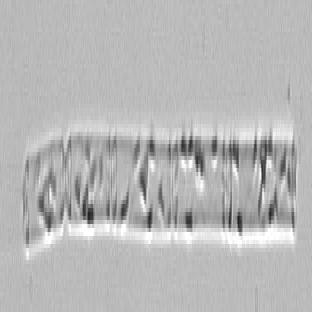
#> input picture UnSeenVision/SpeciesSAM-2/train/Cerataulina_41_png.rf.be8e4f525adc1008643d2904512cc89c.jpg, 312 x 312 px, found by its file name
$ python Testing.py   (older library calls are emulated)
#> lines starting #> are read from the running program, lines starting #| are printed output that depends on the picture; after the words box and inside, x2 and y2 are one past the last pixel; in counts of white or black regions, pixels touching at a corner belong together
### ClassicML/microvision/imagePreprocessingPipline/grayScaleConverstion.py
from PIL import Image
import numpy as np
import matplotlib.pyplot as plt


class PCAGrayscaleConverter:
    """
    A converter that transforms an RGB image into a grayscale image
    using the principal component corresponding to the highest eigenvalue.
    """

    def __init__(self, image_path: str):
        """
        Initializes the converter by loading the image and creating
        the corresponding numpy matrix.

        Parameters
        ----------
        image_path : str
            Path to the RGB image file.
        """
        self.image_path = image_path
        self.rgb_img = Image.open(image_path)
#> self.rgb_img is the input picture: PIL image 312x312 RGB; min 29, max 255, mean 183.9
        self.img_mat = np.array(self.rgb_img)

    def _flatten_image(self) -> np.ndarray:
        """
        Flattens the RGB image into a 2D matrix where each row represents
        a pixel and each column represents a channel.

        Returns
        -------
        np.ndarray
            Flattened image matrix with shape (num_pixels, num_channels).
        """
        return np.reshape(
            self.img_mat,
            (self.img_mat.shape[0] * self.img_mat.shape[1], -1),
            order='C'
        )

    def _compute_pca_components(self, vect_mat: np.ndarray):
        """
        Computes the PCA components of the flattened image through eigen decomposition.

        Parameters
        ----------
        vect_mat : np.ndarray
            Flattened image matrix.

        Returns
        -------
        tuple
            A tuple containing (alpha, beta, gamma) which are the normalized
            principal component weights.
        """
        mean_vals = np.mean(vect_mat, axis=0)
#> mean_vals = [183.9, 183.9, 183.9]
        cen_mat = vect_mat - mean_vals
        cov_mat = (cen_mat.T @ cen_mat) / vect_mat.shape[0]
#> cov_mat = [[540.5, 540.5, 540.5], [540.5, 540.5, 540.5], [540.5, 540.5, 540.5]]

        eig_val, eig_vec = np.linalg.eig(cov_mat)
#> eig_val = [1621.6, -3.84e-14, -8.95e-31]; eig_vec = [[0.577, -0.633, -8.61e-17], [0.577, 0.763, 0.707], [0.577, -0.13, -0.707]]
        max_idx = np.argmax(eig_val)
#> max_idx = 0
        principal_vector = eig_vec[:, max_idx]
#> principal_vector = [0.577, 0.577, 0.577]
        alpha, beta, gamma = (principal_vector / principal_vector.sum()).tolist()
#> alpha = 0.333; beta = 0.333; gamma = 0.333
        return alpha, beta, gamma

    def convert_to_grayscale(self) -> np.ndarray:
        """
        Converts the RGB image into grayscale using PCA-based projection.

        Returns
        -------
        np.ndarray
            Grayscale image matrix.
        """
        vect_mat = self._flatten_image()
        alpha, beta, gamma = self._compute_pca_components(vect_mat)
#> alpha = 0.333; beta = 0.333; gamma = 0.333
        grayscale_mat = (
            alpha * self.img_mat[:, :, 0] +
            beta * self.img_mat[:, :, 1] +
            gamma * self.img_mat[:, :, 2]
        )
        return grayscale_mat

    # [9 lines left out: function show, not called in this run]

### ClassicML/microvision/imagePreprocessingPipline/contrastEnhancement.py
import numpy as np
import cv2
import matplotlib.pyplot as plt


class CLAHEEnhancer:
    """
    Applies CLAHE (Contrast Limited Adaptive Histogram Equalization)
    to an image. Accepts either a grayscale NumPy array or an image path.
    """

    def __init__(self, image=None, grayscale_mat=None):
        """
        Initializes the CLAHE enhancer.

        Parameters
        ----------
        image : str, optional
            File path to an image.

        grayscale_mat : np.ndarray, optional
            A grayscale image matrix (2D array).
        """
        self.image_path = image
        self.grayscale_mat = grayscale_mat

    def _load_image(self):
        """
        Loads and returns an RGB image.

        Returns
        -------
        np.ndarray
            RGB image matrix.
        """
        if self.image_path is not None:
            img = cv2.imread(self.image_path)
            return cv2.cvtColor(img, cv2.COLOR_BGR2RGB)
        return cv2.cvtColor(self.grayscale_mat.astype(np.uint8), cv2.COLOR_GRAY2RGB)

    def split_lab(self):
        """
        Converts the image to LAB color space and splits its channels.

        Returns
        -------
        tuple
            L, A, B channels from LAB image.
        """
        img = self._load_image()
        lab = cv2.cvtColor(img, cv2.COLOR_RGB2LAB)
#> lab: shape (312, 312, 3); mean of channels 0, 1, 2 190.6, 128, 128
        return cv2.split(lab)

    def apply_clahe(self, clip_limit=5.0, tile_grid_size=(12, 12)):
        """
        Applies CLAHE to the L channel of the LAB image.

        Parameters
        ----------
        clip_limit : float, optional
            Threshold for contrast limiting.

        tile_grid_size : tuple, optional
            Size of grid for histogram equalization.

        Returns
        -------
        np.ndarray
            LAB image with enhanced L channel.
        """
        l, a, b = self.split_lab()
#> a: shape (312, 312); every value is 128
        clahe = cv2.createCLAHE(clipLimit=clip_limit, tileGridSize=tile_grid_size)
        enhanced_l = clahe.apply(l)
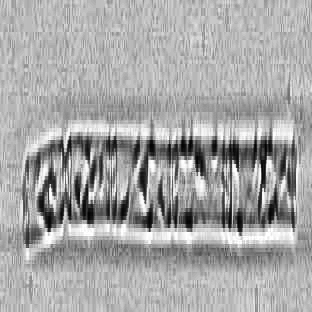
#> enhanced_l: shape (312, 312); min 2, max 255, mean 166.8
        return cv2.merge((enhanced_l, a, b))
#> returned value: shape (312, 312, 3); mean of channels 0, 1, 2 166.8, 128, 128

    def convert_to_rgb(self):
        """
        Converts the CLAHE-enhanced LAB image back to RGB.

        Returns
        -------
        np.ndarray
            CLAHE-enhanced RGB image.
        """
        lab_enhanced = self.apply_clahe()
        return cv2.cvtColor(lab_enhanced, cv2.COLOR_LAB2RGB)

    # [19 lines left out: function show, not called in this run]

### ClassicML/microvision/imagePreprocessingPipline/gaussianBlur.py
import cv2
import numpy as np

class GaussianBlurEnhancer:
    """
    Applies random Gaussian noise and Gaussian blur to an image.
    Can work with a file path or a preloaded NumPy array.
    Internally processes images in float32 and converts to uint8 for display.
    """

    def __init__(self, image_path=None, image_array=None, randomness=42):
        """
        Initializes the enhancer.

        Parameters
        ----------
        image_path : str, optional
            Path to the input image file.
        image_array : np.ndarray, optional
            Preloaded image array (H, W, 1 or 3 channels).
        randomness : int, optional
            Seed for random noise generation.
        """
#> called with randomness = 42
        self.image_path = image_path
        self.image_array = image_array
        self.randomness = randomness
        np.random.seed(randomness)
        self.img = self._load_image().astype(np.float32)

        if len(self.img.shape) == 2:
            self.img = np.stack([self.img]*3, axis=-1)

    def _load_image(self):
        """
        Loads the image as a NumPy array.

        Returns
        -------
        np.ndarray
            Image array.
        """
        if self.image_array is not None:
            return self.image_array
        elif self.image_path is not None:
            img = cv2.imread(self.image_path)
            if img is None:
                raise FileNotFoundError(f"Image not found: {self.image_path}")
            return img
        else:
            raise ValueError("Either image_path or image_array must be provided.")

    def add_noise(self, mean=0, std=20):
        """
        Adds random Gaussian noise to the image.

        Parameters
        ----------
        mean : int or float, optional
            Mean of the Gaussian noise.
        std : int or float, optional
            Standard deviation of the Gaussian noise.

        Returns
        -------
        np.ndarray
            Image with added noise (float32).
        """
#> called with mean = 0, std = 20
        noise = np.random.normal(mean, std, self.img.shape).astype(np.float32)
        noisy_img = self.img + noise
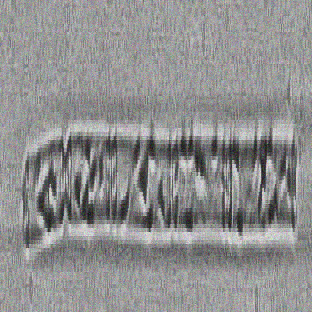
#> noisy_img: shape (312, 312, 3) float32; mean of channels 0, 1, 2 160.1, 160.1, 160.2; drawn with min black and max white
        return noisy_img

    def apply_blur(self, kernel_size=(15, 15), sigma=0):
        """
        Applies Gaussian blur to the noisy image.

        Parameters
        ----------
        kernel_size : tuple, optional
            Size of the Gaussian kernel.
        sigma : int, optional
            Standard deviation of the Gaussian kernel. If 0, it is calculated automatically.

        Returns
        -------
        np.ndarray
            Blurred image as uint8.
        """
        noisy_img = self.add_noise()
        blurred_img = cv2.GaussianBlur(noisy_img, kernel_size, sigma)
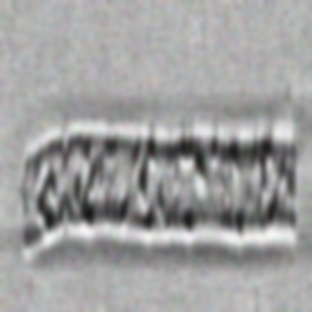
#> blurred_img: shape (312, 312, 3) float32; mean of channels 0, 1, 2 160.1, 160.1, 160.2; drawn as B, G, R
        blurred_img_uint8 = np.clip(blurred_img, 0, 255).astype(np.uint8)
        return blurred_img_uint8

    # [25 lines left out: functions show, save, not called in this run]

### ClassicML/microvision/contourEdgeDetection/contourDetection.py
import cv2
import numpy as np
import scipy
import mahotas


class ContourDetector:
    """
    Detect and compute contour geometry + 131 micro-image descriptors.
    """

    def __init__(self, image: np.ndarray, min_area=200):
        self.min_area = min_area

        # ensure BGR format
        if len(image.shape) == 2:
            self.orig_img = cv2.cvtColor(image, cv2.COLOR_GRAY2BGR)
        else:
            self.orig_img = image.copy()

        self.img = cv2.cvtColor(self.orig_img, cv2.COLOR_BGR2GRAY)
        self._ensure_binary()

    def _ensure_binary(self):
        """Convert grayscale -> binary using Otsu only when required."""
        unique_vals = np.unique(self.img)

        if set(unique_vals).issubset({0, 255}):
            return

        _, th = cv2.threshold(
            self.img, 0, 255, cv2.THRESH_BINARY + cv2.THRESH_OTSU
        )
        self.img = th

    def find_contours(self):
        contours, hierarchy = cv2.findContours(
            self.img.copy(), cv2.RETR_EXTERNAL, cv2.CHAIN_APPROX_SIMPLE
        )
        self.contours = contours
        self.hierarchy = hierarchy
        return contours

    def compute_properties(self):
        props = []

        for cnt in self.contours:

            # ---------------- AREA ----------------
            area = cv2.contourArea(cnt)
            M = cv2.moments(cnt)
            area_moment = M["m00"]

            # ---------------- CENTROID -------------
            M = cv2.moments(cnt)
            if M["m00"] != 0:
                cx = int(M["m10"] / M["m00"])
                cy = int(M["m01"] / M["m00"])
            else:
                cx, cy = 0, 0
            # ---------------- PERIMETER ----------------
            perimeter = cv2.arcLength(cnt, True)

            # ---------------- CIRCULARITY ----------------
            circularity = (4 * np.pi * area) / (perimeter ** 2) if perimeter > 0 else 0

            # ---------------- ELLIPSE FIT ----------------
            if len(cnt) >= 5:
                ellipse = cv2.fitEllipse(cnt)
                (xc, yc), (MA, ma), angle = ellipse
                major_axis = max(MA, ma)
                minor_axis = min(MA, ma)
                a, b = major_axis / 2, minor_axis / 2

                eccentricity = np.sqrt(1 - (b*b)/(a*a)) if a > 0 else 0
                roundness = minor_axis / major_axis if major_axis > 0 else 0
            else:
                major_axis = minor_axis = eccentricity = roundness = 0

            # ---------------- EQUIVALENT DIAMETER ----------------
            equivalent_diameter = np.sqrt(4 * area / np.pi) if area > 0 else 0

            # ---------------- BOUNDING BOX ----------------
            x, y, w, h = cv2.boundingRect(cnt)
            rectangularity = area / (w*h) if w*h > 0 else 0
            shape_factor = (perimeter * perimeter) / area if area > 0 else 0
            width_bb, height_bb = w, h

            # ---------------- CONVEXITY & SOLIDITY ----------------
            hull = cv2.convexHull(cnt)
            hull_area = cv2.contourArea(hull)
            convexity = cv2.arcLength(hull, True) / perimeter if perimeter > 0 else 0
            solidity = area / hull_area if hull_area > 0 else 0
            extent = area / (w*h) if w*h > 0 else 0

            # ---------------- HU MOMENTS ----------------
            hu = cv2.HuMoments(M).flatten()
            hu_log = -np.sign(hu) * np.log10(np.abs(hu) + 1e-12)

            # ---------------- ZERNIKE MOMENTS ----------------
            mask = np.zeros(self.img.shape, dtype=np.uint8)
            cv2.drawContours(mask, [cnt], -1, 255, -1)

            radius = min(mask.shape) // 2
            zernike = mahotas.features.zernike_moments(mask, radius)

            # ---------------- COLOR FEATURES ----------------
            img_bgr = self.orig_img.copy()
            b, g, r = cv2.split(img_bgr)
            eps = 1e-12

            ratio_rg = np.mean(r) / (np.mean(g) + eps)
            ratio_rb = np.mean(r) / (np.mean(b) + eps)
            ratio_bg = np.mean(b) / (np.mean(g) + eps)

            gray = cv2.cvtColor(img_bgr, cv2.COLOR_BGR2GRAY)
            gray_mean = np.mean(gray)
            gray_std = np.std(gray)
            gray_skew = scipy.stats.skew(gray.reshape(-1))
            gray_kurt = scipy.stats.kurtosis(gray.reshape(-1))

            hist = cv2.calcHist([gray], [0], None, [256], [0, 256])
            hist_norm = hist / (hist.sum() + eps)
            entropy = -np.sum(hist_norm * np.log2(hist_norm + eps))

            # ---------------- HARALICK FEATURES ----------------
            gray_har = gray.astype(np.uint8)
            haralick_full = mahotas.features.haralick(gray_har, return_mean=False)
            har = haralick_full.mean(axis=0)

            # ---------------- LBP (54 FEATURES) ----------------
            from skimage.feature import local_binary_pattern
            P, R = 8, 1
            lbp = local_binary_pattern(gray, P, R, method="uniform")

            hist_lbp, _ = np.histogram(lbp.ravel(), bins=59, range=(0, 59))
            hist_lbp = hist_lbp.astype(float) / (hist_lbp.sum() + eps)
            lbp_54 = hist_lbp[:54]

            # ---------------- FOURIER DESCRIPTORS (10) ----------------
            cnt_np = cnt.squeeze()
            if len(cnt_np.shape) == 2 and cnt_np.shape[0] > 20:
                complex_cnt = cnt_np[:, 0] + 1j * cnt_np[:, 1]
                fd = np.fft.fft(complex_cnt)
                fd_mag = np.abs(fd)
                fourier_10 = fd_mag[1:11] / (fd_mag[1] + eps)
            else:
                fourier_10 = np.zeros(10)

            # ---------------- ASSEMBLE FEATURE DICT ----------------
            feature = {
                # Geometric (17)
                "area": area,
                "area_moment": area_moment,
                "perimeter": perimeter,
                "circularity": circularity,
                "major_axis": major_axis,
                "minor_axis": minor_axis,
                "eccentricity": eccentricity,
                "equivalent_diameter": equivalent_diameter,
                "width_bb": width_bb,
                "height_bb": height_bb,
                "rectangularity": rectangularity,
                "roundness": roundness,
                "shape_factor": shape_factor,
                "convexity": convexity,
                "solidity": solidity,
                "extent": extent,
                "centroid": (cx, cy),

                # Hu (7)
                **{f"hu_{i+1}": hu_log[i] for i in range(7)},

                # Zernike (25)
                **{f"z_{i}": zernike[i] for i in range(25)},

                # Color/Gray (8)
                "ratio_rg": ratio_rg,
                "ratio_rb": ratio_rb,
                "ratio_bg": ratio_bg,
                "gray_mean": gray_mean,
                "gray_std": gray_std,
                "gray_skew": gray_skew,
                "gray_kurt": gray_kurt,
                "gray_entropy": entropy,

                # Haralick (13)
                **{f"h_{i}": har[i] for i in range(13)},

                # LBP (54)
                **{f"lbp_{i}": lbp_54[i] for i in range(54)},

                # Fourier (10)
                **{f"fourier_{i}": fourier_10[i] for i in range(10)},

                "contour": cnt
            }

            props.append(feature)

        return props

    def get_big_contours(self):
        return [p for p in self.compute_properties() if p["area"] >= self.min_area]

    # [37 lines left out: functions draw_big_contours, show, not called in this run]

### ClassicML/Testing.py
from microvision.imagePreprocessingPipline.contrastEnhancement import CLAHEEnhancer
from microvision.imagePreprocessingPipline.grayScaleConverstion import PCAGrayscaleConverter
from microvision.imagePreprocessingPipline.gaussianBlur import GaussianBlurEnhancer
from microvision.contourEdgeDetection.morphology import MorphologyProcessor
from microvision.contourEdgeDetection.contourDetection import ContourDetector

import cv2
import numpy as np
import pandas as pd
from pandasgui import show

# ---------------------------------------------------
# Step 1: PCA Grayscale
# ---------------------------------------------------
converter = PCAGrayscaleConverter(
    "D:/projects/MicroMorph AI/Project MicroMorph AI/UnSeenVision/SpeciesSAM-2/train/Cerataulina_41_png.rf.be8e4f525adc1008643d2904512cc89c.jpg"
)
gray = converter.convert_to_grayscale()

# ---------------------------------------------------
# Step 2: CLAHE Enhancement
# ---------------------------------------------------
clahe = CLAHEEnhancer(grayscale_mat=gray)
enhanced_rgb = clahe.convert_to_rgb()
enhanced_gray = cv2.cvtColor(enhanced_rgb, cv2.COLOR_RGB2GRAY)

# ---------------------------------------------------
# Step 3: Gaussian Smoothing
# ---------------------------------------------------
blur_proc = GaussianBlurEnhancer(image_array=enhanced_rgb.astype(np.uint8))
blurred = blur_proc.apply_blur()
blur_gray = cv2.cvtColor(blurred, cv2.COLOR_BGR2GRAY)

# ---------------------------------------------------
# Step 4: Canny Edge Mask
# ---------------------------------------------------
edges = cv2.Canny(blur_gray, 15, 45)
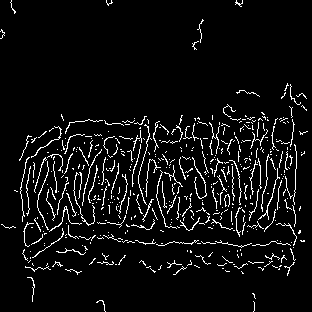
#> edges: shape (312, 312); 5.9% white in thin lines or dots
kernel = cv2.getStructuringElement(cv2.MORPH_ELLIPSE, (5, 5))
clean_mask = cv2.morphologyEx(edges, cv2.MORPH_CLOSE, kernel, iterations=2)
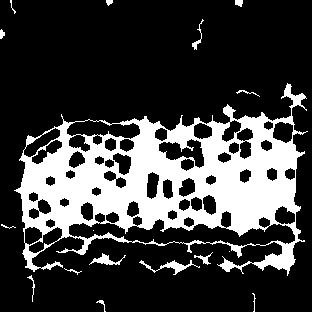
#> clean_mask: shape (312, 312); 24.3% white; 17 white regions (2 under 20 px), largest, box (x1, y1, x2, y2) and area: (14, 83, 308, 276) 22807, (139, 260, 200, 275) 234, (89, 253, 126, 265) 162

# ---------------------------------------------------
# Step 5: Border Cleanup
# ---------------------------------------------------
clean_mask[0:10, :] = 0
clean_mask[-10:, :] = 0
clean_mask[:, 0:10] = 0
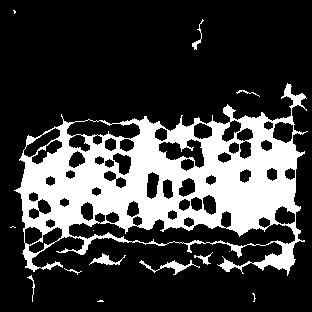
#> clean_mask: shape (312, 312); 24.1% white; 14 white regions (6 under 20 px), largest, box (x1, y1, x2, y2) and area: (14, 83, 308, 276) 22807, (139, 260, 200, 275) 234, (89, 253, 126, 265) 162
clean_mask[:, -10:] = 0
#> clean_mask: shape (312, 312); 24.1% white; 14 white regions (6 under 20 px), largest, box (x1, y1, x2, y2) and area: (14, 83, 302, 276) 22758, (139, 260, 200, 275) 234, (89, 253, 126, 265) 162

# ---------------------------------------------------
# Step 6: Contour Detection + Feature Extraction
# ---------------------------------------------------
MIN_AREA = 2000
detector = ContourDetector(clean_mask, min_area=MIN_AREA)
#> in _ensure_binary, `unique_vals = np.unique(self.img)`: unique_vals = [0, 255]
detector.find_contours()
#> in find_contours, `contours, hierarchy = cv2.findContours( self.img.copy(), cv2.RETR_EXTE..`: contours = 13 contours, 8 with area under 20; largest, box (x1, y1, x2, y2) and area: (14, 83, 302, 276) 34008, (139, 260, 200, 275) 162, (89, 253, 126, 265) 118, (194, 252, 213, 265) 45, (192, 19, 204, 50) 36
#> in find_contours, `self.contours = contours`: self.contours has the same summary as contours
#> in find_contours, `self.hierarchy = hierarchy`: self.hierarchy = 13 rows, first 6: [1, -1, -1, -1], [2, 0, -1, -1], [3, 1, -1, -1], [4, 2, -1, -1], [5, 3, -1, -1], [6, 4, -1, -1]
#> the loop in compute_properties, `for cnt in self.contours:` made 1 pass
#> (area, area_moment, cx, cy, perimeter, circularity, xc, yc) on pass 1: (4, 4, 100, 300, 12.83, 0.305, 102.8, 300.5)
#> after the loop in compute_properties, `for cnt in self.contours:`:
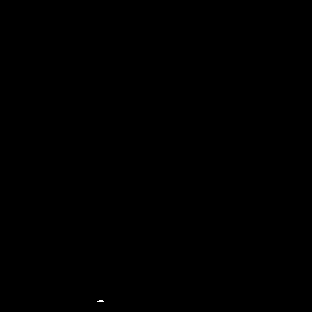
#> mask: shape (312, 312); 0.01% white in thin lines or dots, all inside (x1, y1, x2, y2) = (97, 300, 104, 302)
#> after the loop in compute_properties, `for cnt in self.contours:`: props = []
#> (the run stopped early here; a loop or call above may not have finished)

$ run again, with UnSeenVision/SpeciesSAM-2/train/Alexandrium_35_png.rf.52bd27a8579a4478073c456d5749b353.jpg copied over UnSeenVision/SpeciesSAM-2/train/Cerataulina_41_png.rf.be8e4f525adc1008643d2904512cc89c.jpg
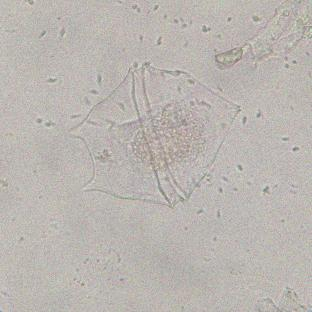
#> input picture UnSeenVision/SpeciesSAM-2/train/Alexandrium_35_png.rf.52bd27a8579a4478073c456d5749b353.jpg, 312 x 312 px, found by its file name
#> in __init__, self.rgb_img is the input picture: PIL image 312x312 RGB; mean R, G, B 186.7, 181.7, 176.9
#> mean_vals = [186.7, 181.7, 176.9]
#> cov_mat = [[74.23, 70.06, 71.25], [70.06, 75.72, 72.58], [71.25, 72.58, 77.79]]
#> eig_val = [218.5, 5.05, 4.16]; eig_vec = [[0.569, 0.816, -0.0992], [0.577, -0.483, -0.659], [0.586, -0.318, 0.746]]
#> max_idx = 0
#> principal_vector = [0.569, 0.577, 0.586]
#> in _compute_pca_components, `alpha, beta, gamma = (principal_vector / principal_vector.sum()).tolis..`: alpha = 0.329; beta = 0.333; gamma = 0.338
#> in convert_to_grayscale, `alpha, beta, gamma = self._compute_pca_components(vect_mat)`: alpha = 0.329; beta = 0.333; gamma = 0.338
#> lab: shape (312, 312, 3); mean of channels 0, 1, 2 188.2, 128, 128
#> a: shape (312, 312); every value is 128
#> `edges = cv2.Canny(blur_gray, 15, 45)`:
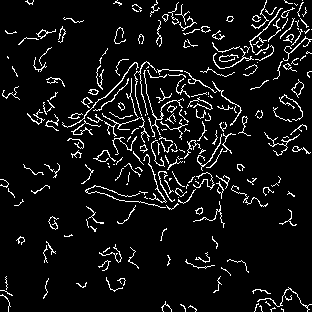
#> edges: shape (312, 312); 7.1% white in thin lines or dots
#> `clean_mask[:, -10:] = 0`:
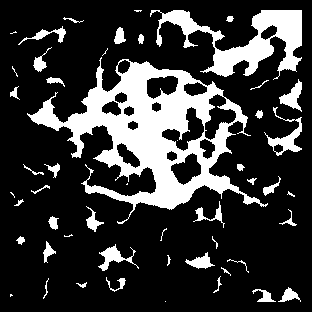
#> clean_mask: shape (312, 312); 21.4% white; 51 white regions (12 under 20 px), largest, box (x1, y1, x2, y2) and area: (27, 57, 268, 224) 12851, (150, 10, 302, 80) 3943, (264, 107, 302, 156) 505
#> self.orig_img: shape (312, 312, 3); 21.4% white; 51 white regions (12 under 20 px)
#> unique_vals = [0, 255]
#> contours = 50 contours, 22 with area under 20; largest, box (x1, y1, x2, y2) and area: (27, 57, 268, 224) 16070, (150, 10, 302, 80) 3726, (264, 107, 302, 156) 462, (279, 79, 302, 112) 288, (98, 244, 139, 271) 287
#> self.contours has the same summary as contours
#> self.hierarchy = 50 rows, first 6: [1, -1, -1, -1], [2, 0, -1, -1], [3, 1, -1, -1], [4, 2, -1, -1], [5, 3, -1, -1], [6, 4, -1, -1]
#> the loop in compute_properties, `for cnt in self.contours:` made 1 pass
#> (area, area_moment, cx, cy, perimeter, circularity, major_axis, minor_axis) on pass 1: (0, 0, 0, 0, 0, 0, 0, 0)
#> after the loop in compute_properties, `for cnt in self.contours:`: props = []
